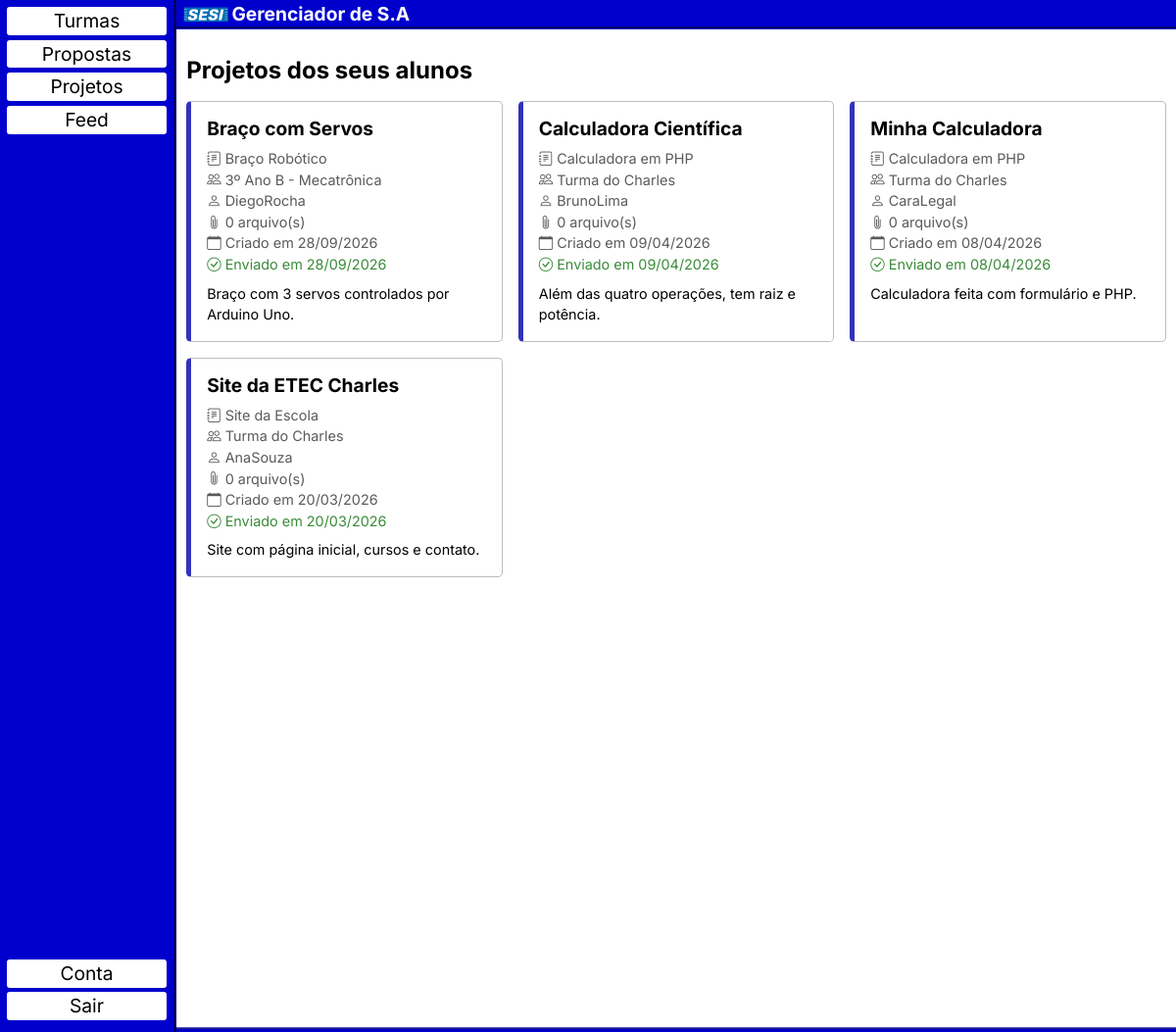
The page /paginas/projetos.php (signed in) on the database its author committed.
### tables this page shows
CREATE TABLE `projetos` (
  `id` int(11) PRIMARY KEY NOT NULL AUTO_INCREMENT,
  `id_proposta` int(11) NOT NULL,
  `id_aluno` int(11) NOT NULL,
  `nome` varchar(150) NOT NULL,
  `descricao` text,
  `data_criado` datetime NOT NULL DEFAULT current_timestamp(),
  `data_enviado` datetime DEFAULT NULL,
  UNIQUE (`id_proposta`, `id_aluno`)
);

CREATE TABLE `propostas` (
  `id` int(11) PRIMARY KEY NOT NULL AUTO_INCREMENT,
  `id_turma` int(11) NOT NULL,
  `id_professor` int(11) NOT NULL,
  `nome` varchar(150) NOT NULL,
  `descricao` text,
  `data_criado` date NOT NULL DEFAULT current_timestamp(),
  `data_entrega` date DEFAULT NULL
);

CREATE TABLE `turmas` (
  `id` int(11) PRIMARY KEY NOT NULL AUTO_INCREMENT,
  `nome` varchar(150) NOT NULL,
  `data_criado` date NOT NULL DEFAULT current_timestamp()
);

CREATE TABLE `users` (
  `id` int(11) PRIMARY KEY NOT NULL AUTO_INCREMENT,
  `nome` varchar(150) NOT NULL UNIQUE,
  `email` varchar(150) NOT NULL UNIQUE,
  `senha` varchar(150) NOT NULL,
  `data_criado` date NOT NULL DEFAULT current_timestamp(),
  `ativo` BIT NOT NULL DEFAULT 1,
  `nivel` ENUM('aluno', 'professor') NOT NULL
);

### projeto_card.php (the view, shortened to what this page needs)
<a class="turma-card" href="<?= $base ?>/paginas/projeto.php?id=<?= $projeto['id'] ?>">
    <h3><?= htmlspecialchars($projeto['nome']) ?></h3>
    <p><i class="bi bi-journal-text"></i> <?= htmlspecialchars($projeto['nome_proposta']) ?></p>
    <p><i class="bi bi-people"></i> <?= htmlspecialchars($projeto['nome_turma']) ?></p>
    <?php if ($_SESSION['nivel'] == 'professor'): ?>
        <p><i class="bi bi-person"></i> <?= htmlspecialchars($projeto['nome_aluno']) ?></p>
    <?php endif ?>
    <p><i class="bi bi-paperclip"></i> <?= $projeto['total_arquivos'] ?> arquivo(s)</p>
    <p><i class="bi bi-calendar"></i> Criado em <?= date('d/m/Y', strtotime($projeto['data_criado'])) ?></p>
    <?php if ($projeto['data_enviado']): ?>
        <p class="status-enviado"><i class="bi bi-check-circle"></i> Enviado em <?= date('d/m/Y', strtotime($projeto['data_enviado'])) ?></p>
    <?php else: ?>
        <p class="status-pendente"><i class="bi bi-clock"></i> Rascunho (não enviado)</p>
    <?php endif ?>
    <?php if ($projeto['descricao']): ?>
        <p class="projeto-descricao"><?= htmlspecialchars($projeto['descricao']) ?></p>
    <?php endif ?>
</a>

### paginas/projetos.php
<?php include(__DIR__ . '/../header.php'); ?>
<?php
    require_once(__DIR__ . '/../acoes/db_con_init.php');
    $sql = "SELECT pj.id, pj.nome, pj.descricao, pj.data_criado, pj.data_enviado,
                   pr.nome AS nome_proposta, t.nome AS nome_turma, u.nome AS nome_aluno,
                   (SELECT COUNT(*) FROM arquivos a WHERE a.id_projeto = pj.id) AS total_arquivos
            FROM projetos pj
            INNER JOIN propostas pr ON pr.id = pj.id_proposta
            INNER JOIN turmas t ON t.id = pr.id_turma
            INNER JOIN users u ON u.id = pj.id_aluno
            WHERE pj.id_aluno = ?
               OR (pj.data_enviado IS NOT NULL
                   AND pr.id_turma IN (SELECT id_turma FROM user_modera WHERE id_user = ?))
            ORDER BY pj.data_criado DESC";
    $stmt = $conexao->prepare($sql);
    $stmt->execute([$_SESSION['id'], $_SESSION['id']]);
    $projetos = $stmt->fetchAll(PDO::FETCH_ASSOC);
    $e_professor = ($_SESSION['nivel'] == 'professor');
?>
<h2 class="titulo"><?= $e_professor ? 'Projetos dos seus alunos' : 'Seus projetos' ?></h2>
<?php if (empty($projetos)): ?>
    <?php if ($e_professor): ?>
        <p class="turmas-vazio">Nenhum aluno enviou projeto ainda.</p>
    <?php else: ?>
        <p class="turmas-vazio">
            Você ainda não criou nenhum projeto.
            Veja as <a href="<?= $base ?>/paginas/propostas.php">propostas</a> para começar.
        </p>
    <?php endif ?>
<?php else: ?>
    <div class="turmas-lista">
        <?php foreach ($projetos as $projeto): ?>
            <?php include(__DIR__ . '/../projeto_card.php'); ?>
        <?php endforeach ?>
    </div>
<?php endif ?>
<?php include(__DIR__ . '/../footer.php'); ?>

### recursos/style.css (style rules this page uses)
body { margin: 0; font-family: "inter", sans-serif; font-size: larger; box-sizing: revert; }
p { padding: 0; margin: 0; }
a { text-decoration: none; }
.titulo { font-size: 1.5rem; font-weight: bold; margin: 1rem 0; }
.turmas-lista { display: grid; grid-template-columns: repeat(auto-fill, minmax(15rem, 1fr)); gap: 1rem; }
.turma-card { display: block; color: black; border: 1px solid rgb(189, 189, 189); border-left: 5px solid rgb(50, 50, 188); border-radius: 0.3rem; padding: 1rem; background-color: white; }
.turma-card h3 { font-size: 1.2rem; font-weight: bold; margin-bottom: 0.5rem; }
.turma-card p { color: rgb(90, 90, 90); font-size: 0.9rem; }
.turma-card .projeto-descricao { margin-top: 0.5rem; color: black; }
.status-enviado, .turma-card p.status-enviado { color: rgb(56, 139, 56); }

### rows shown on the page
projetos: nome "Braço com Servos", id_proposta.nome "Braço Robótico", turmas.nome "3º Ano B - Mecatrônica", users.nome "DiegoRocha", total_arquivos "0", data_criado "28/09/2026", data_enviado "28/09/2026", descricao "Braço com 3 servos controlados por Arduino Uno."
projetos: nome "Calculadora Científica", id_proposta.nome "Calculadora em PHP", turmas.nome "Turma do Charles", users.nome "BrunoLima", total_arquivos "0", data_criado "09/04/2026", data_enviado "09/04/2026", descricao "Além das quatro operações, tem raiz e potência."
projetos: nome "Minha Calculadora", id_proposta.nome "Calculadora em PHP", turmas.nome "Turma do Charles", users.nome "CaraLegal", total_arquivos "0", data_criado "08/04/2026", data_enviado "08/04/2026", descricao "Calculadora feita com formulário e PHP."
projetos: nome "Site da ETEC Charles", id_proposta.nome "Site da Escola", turmas.nome "Turma do Charles", users.nome "AnaSouza", total_arquivos "0", data_criado "20/03/2026", data_enviado "20/03/2026", descricao "Site com página inicial, cursos e contato."
